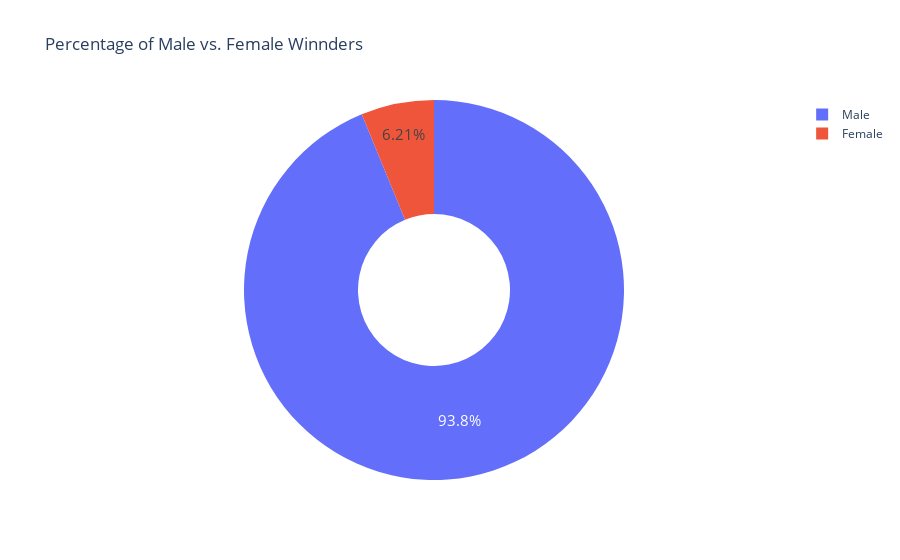

The notebook cell this image was saved under:
### Markdown cell above
**Challenge**: Create a [donut chart using plotly](https://plotly.com/python/pie-charts/) which shows how many prizes went to men compared to how many prizes went to women. What percentage of all the prizes went to women?

### Code cell
gender = df_data.sex.value_counts()
donut = px.pie(labels=gender.index, values=gender.values, title="Percentage of Male vs. Female Winnders", names=gender.index, hole=0.4)
donut.update_traces(textposition="inside", textfont_size=15, textinfo="percent")
donut.show()

### Figure 1 — Plotly figure (JSON) as saved in the notebook; plotly's stock layout.template omitted (floating-point values rounded to 4 significant figures)
{"data": [{"domain": {"x": [0, 1], "y": [0, 1]}, "hole": 0.4, "hovertemplate": "label=%{label}<br>value=%{value}<extra></extra>", "labels": ["Male", "Female"], "legendgroup": "", "name": "", "showlegend": true, "textfont": {"size": 15}, "textinfo": "percent", "textposition": "inside", "type": "pie", "values": [876, 58]}], "layout": {"legend": {"tracegroupgap": 0}, "title": {"text": "Percentage of Male vs. Female Winnders"}}}
